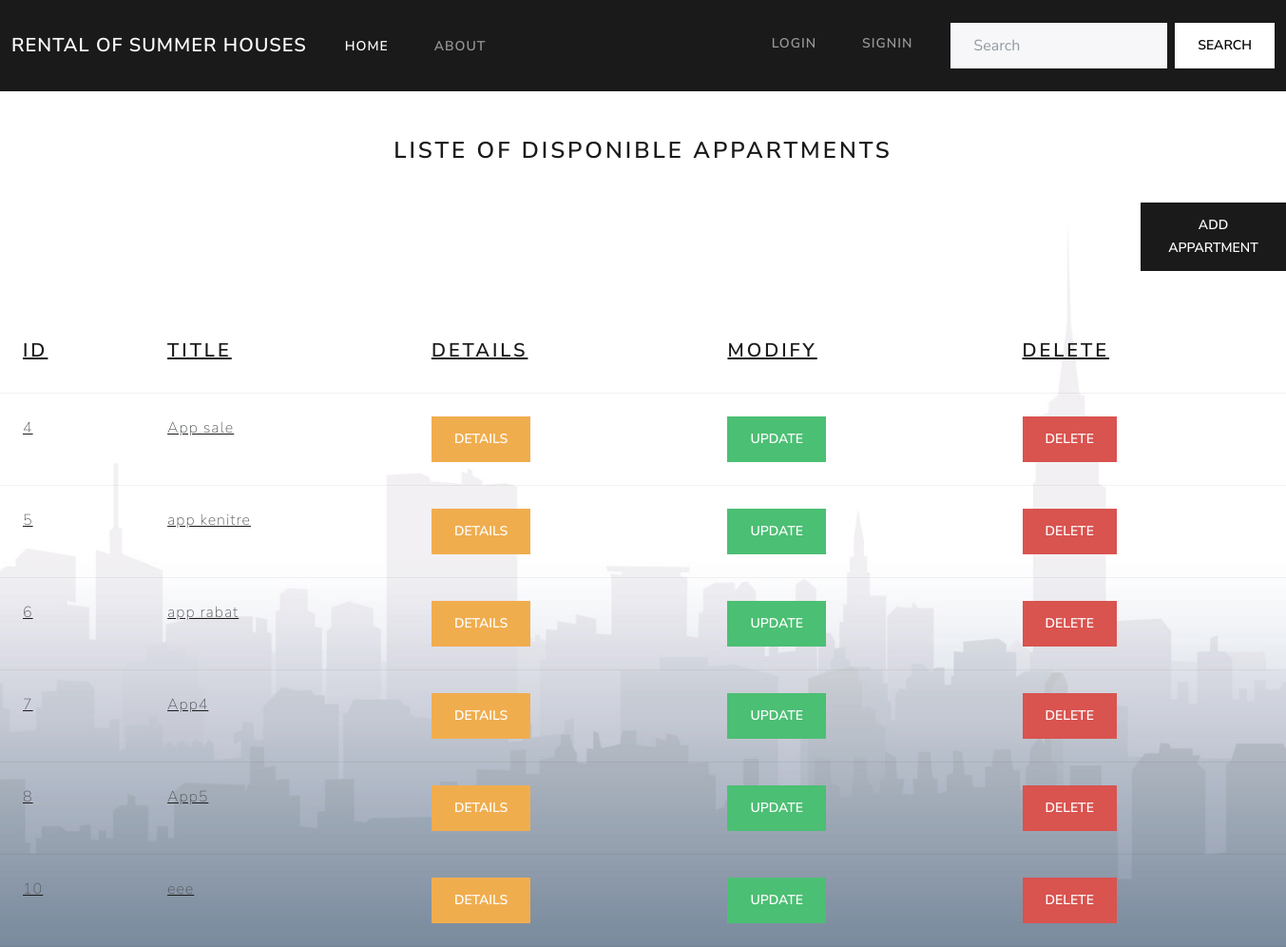
Screenshot of /listeapp/ with the database file from the repository.
### Consulte_poste/models.py (models this page shows, shortened)
class Maison(models.Model):
    user=models.ForeignKey(settings.AUTH_USER_MODEL, on_delete=models.CASCADE)
    Title = models.CharField(max_length=20)
    Description = models.CharField(max_length=100)
    Address =models.CharField(max_length=40)
    Image1 = models.ImageField()
    Image2 = models.ImageField()
    Image3 = models.ImageField()
    Image4 = models.ImageField()
    PrixDay = models.PositiveIntegerField()
    StartDay =models.DateField()
    EndDay = models.DateField()
    class Meta :
        abstract = True

class Appartement(Maison):
    NumImmeble = models.PositiveIntegerField()
    NumEtage= models.PositiveIntegerField()
    NumAppartement=models.PositiveIntegerField()

### Consulte_poste/views.py (the view)
# urls.py: path('listeapp/',ListeAppView.as_view(),name="Liste-app"),
class ListeAppView(ListView):
    template_name = 'listeAppList.html'
    model = Appartement
    context_object_name = 'a'

### Consulte_poste/templates/listeAppList.html (shortened to what this page needs)
{% load static %}
<!DOCTYPE html>
<html>
  <head>
    <link rel="stylesheet" href="{% static 'css/bootstrap.min.css' %}" />
  </head>
  <body>
    <nav class="navbar navbar-expand-lg navbar-dark bg-primary">
      <div class="container-fluid">
        <a class="navbar-brand" href="{% url 'Consulte_poste:homeIn' %}">rental of summer houses</a>
        <div class="collapse navbar-collapse" id="navbarColor01">
          <ul class="navbar-nav me-auto">
            <li class="nav-item">
              <a class="nav-link active" href="{% url 'Consulte_poste:homeIn' %}">Home
              </a>
            </li>
            <li class="nav-item">
              <a class="nav-link" href="#">About</a>
            </li>
          </ul>
          <form class="d-flex">
            {% if user.is_authenticated %}
            <ul class="navbar-nav me-auto">
                <li class="nav-item dropdown">
                    <a class="nav-link dropdown-toggle" data-bs-toggle="dropdown" href="#" role="button" aria-haspopup="true" aria-expanded="false">{{user}} ACTIONS</a>
                    <div class="dropdown-menu">
                      <a class="dropdown-item" href="{% url 'Consulte_poste:Add-villa' %}">Add your villa</a>
                      <a class="dropdown-item" href="{% url 'Consulte_poste:Add-App' %}">Add your appartment</a>
                      <a class="dropdown-item" href="{% url 'Consulte_poste:Liste-Pvilla' %}">Show your villas</a>
                      <a class="dropdown-item" href="{% url 'Consulte_poste:Liste-PApp' %}">Show your appartment</a>
                      <a class="dropdown-item" href="{% url 'Consulte_poste:Liste-PersReserVil' %}">Show all villa reservations </a>
                      <a class="dropdown-item" href="{% url 'Consulte_poste:Liste-PersReserApp' %}">Show all apartment reservations </a>
                    </div>
                  </li>
                  {% if user.is_superuser %}
                  <li class="nav-item dropdown">
                    <a class="nav-link dropdown-toggle" data-bs-toggle="dropdown" href="#" role="button" aria-haspopup="true" aria-expanded="false">ADMIN ACTIONS</a>
                    <div class="dropdown-menu">
                      <a class="dropdown-item" href="{% url 'Consulte_poste:Liste-user' %}">Show all users</a>
                      <a class="dropdown-item" href="{% url 'Consulte_poste:Liste-villa' %}">Show all villas</a>
                      <a class="dropdown-item" href="{% url 'Consulte_poste:Liste-app' %}">Show all appartment</a>
                      <a class="dropdown-item" href="{% url 'Consulte_poste:Liste-ReserVilla' %}">Show all villa reservations</a>
                      <a class="dropdown-item" href="{% url 'Consulte_poste:Liste-Reserapp' %}">Show all apartment reservations</a>
                    </div>
                  </li>
                  {% endif %}
                <li class="nav-item">
                  <a class="nav-link" href="{% url 'Logout' %}">LOGOUT</a>
                </li>
             </ul>
            {% else %}
            <ul class="navbar-nav me-auto">
            <li class="nav-item">
              <a class="nav-link" href="{% url 'Login' %}">LOGIN</a>
            </li>
            <li class="nav-item">
              <a class="nav-link" href="{% url 'Registre' %}">SIGNIN</a>
            </li>
         </ul>
            {% endif %}
            <input class="form-control me-sm-2" type="search" placeholder="Search">
            <button class="btn btn-secondary my-2 my-sm-0" type="submit">Search</button>
          </form>
         </div>
      </div>
    </nav>
<br>
<br>
    <legend Align=Center><h3>LISTE OF DISPONIBLE APPARTMENTS</h3></legend>
    {% block content %}
    <br>
    <br>
    <div class='valide' style="text-align:center">
      <a href="{% url 'Consulte_poste:AddAD-App'   %}"  >
      <button type="button" class="btn btn-primary">Add APPARTMENT</button>
      </div>
      <br>
      <br>
      <table class="table table-hover">
        <thead>
          <tr>
            <th scope="col"><h4>ID</h4></th>
            <th scope="col"><h4>TITLE</h4></th>
            <th scope="col"><h4>DETAILS</h4></th>
            <th scope="col"><h4>MODIFY</h4></th>
            <th scope="col"><h4>DELETE</h4></th>
          </tr>
        </thead>
        <tbody>
          {% for Villa in a %}
          <tr class="table-default">
            <td>{{ Villa.id }}</td>
            <td>{{ Villa.Title }}</td>
            <td>
                <a href="{% url 'Consulte_poste:App-details' Villa.id  %}"  >
                <button type="button" class="btn btn-warning">DETAILS</button>
            </td>
            <td>
                <a href="{% url 'Consulte_poste:UpdateAD-App' Villa.id  %}"  >
                <button type="button" class="btn btn-success">UPDATE</button>
            </td>
            <td>
                <a href="{% url 'Consulte_poste:DeleteAD-App' Villa.id  %}"  >
                <button type="button" class="btn btn-danger">DELETE</button>
            </td>
           </tr>
          {% endfor %}
        </tbody>
    </table>
        {% endblock content %}
  </body>
</html>

### rows the page displays
Appartement: id "4", Title "App sale"
Appartement: id "5", Title "app kenitre"
Appartement: id "6", Title "app rabat"
Appartement: id "7", Title "App4"
Appartement: id "8", Title "App5"
Appartement: id "10", Title "eee"
